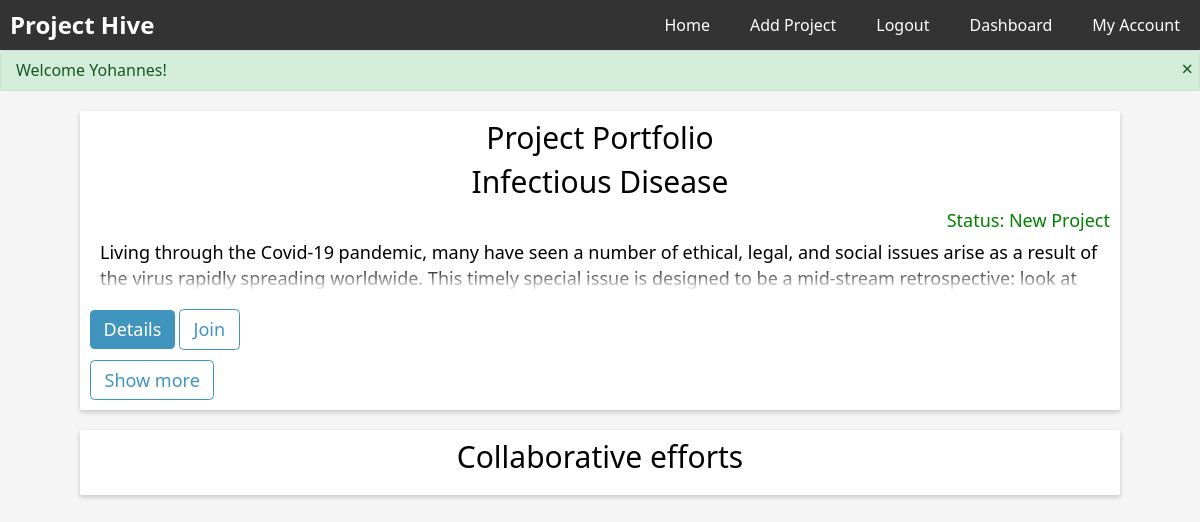
Page /dashboard (signed in) on the committed database.
### website/models.py (models this page shows)
class Project(db.Model):
    id = db.Column(db.Integer, primary_key=True)
    title = db.Column(db.String(500), nullable=False)
    start_date = db.Column(db.DateTime(timezone=True), default=func.now(), nullable=False)
    description = db.Column(db.String(5000), unique=True, nullable=False)
    status = db.Column(db.String(500), default="New Project")
    leaders = db.relationship('User', secondary='leader', backref='projects')

### website/views.py (the view)
@views.route('/dashboard')
@login_required
def dashboard():
    user = User.query.filter_by(email=current_user.email).first()
    leaders = Leader.query.filter_by(user_id=user.id).all() #grabbing all the leader's project
    entries = []
    for leader in leaders:
        projects = Project.query.filter_by(id=leader.project_id).all()
        if projects:
            for project in projects:
                entry = {}
                entry['title'] = project.title
                entry['description'] = project.description
                entry['status'] = project.status
                entry['id'] = project.id
                entries.append(entry)
    flash(f'Welcome {user.first_name}!')
    return render_template('dashboard.html', user=current_user, entries=entries)

### website/__init__.py (called while the page is built)
def create_app():
    app = Flask(__name__)
    app.config["TEMPLATES_AUTO_RELOAD"] = True
    app.config['SQLALCHEMY_DATABASE_URI'] = f'sqlite:///{DB_NAME}'
    app.config['SECRET_KEY'] = "dsaljf;ldsakjf;lkdsjf,cmlkjlkwqjfoijlsad;"
    app.config['LOGIN_MESSAGE'] = 'Please log in to continue.'
    db.init_app(app)
    from website.views import views
    from website.auth import auth
    app.register_blueprint(views, url_prefix="/")
    app.register_blueprint(auth, url_prefix="/")
    from website import models
    from website.models import User
    create_database(app)
    login_manager = LoginManager()
    login_manager.login_view = 'auth.login'
    login_manager.login_message = 'Please log in to continue.' # set the custom login message
    login_manager.init_app(app)
    @login_manager.user_loader
    def load_user(id):
        return User.query.get(int(id))
    return app

### website/templates/dashboard.html (shortened to what this page needs)
{% extends "base.html" %} {% block title %} dashboard {% endblock %} {% block main%}
<div class="card">
    <div class="title-grid">
        <div class="P-Title">Project Portfolio</div>
    </div>
    {% for entry in entries %}
        {% if loop.index <= 1 %}
            <div class="project-card">
                <div class="title-grid">
                    <div class="P-Title">{{ entry.title }}</div>
                    <div class="status">Status: {{entry.status}}</div>
                </div>
                <div class="Description">
                    {{ entry.description }}
                </div>
                <div class="card-footer">
                    <a href="{{ url_for('views_bp.details', id=entry.id) }}"><button class="homebtn">Details</button></a>
                    <button class="homebtn btn-outline">Join</button>
                </div>
            </div>
        {% endif %}
    {% endfor %}
    <div class="card-footer">
        <button class="homebtn btn-outline show-more-btn">Show more</button>
    </div>
</div>
<div class="card">
    <div class="title-grid">
        <div class="P-Title">Collaborative efforts</div>
    </div>
</div>
{% endblock %}
{% set active = 'dashboard' %}

### website/static/css/main.css (style rules this page uses)
*, *::after, *::before { box-sizing: border-box; }
html { font-size: 62.5%; }
body { background-color: #f5f5f5; }
input[type="text"], input[type="email"], input[type="password"], button { outline: none; width: 100%; }
a { text-decoration: none; }
.card { background-color: white; padding: 1rem; margin: 2rem 8rem; border: none; border-radius: 0.25rem; box-shadow: 0 2px 5px 0 rgba(0, 0, 0, 0.2); }
.P-Title { font-size: 3rem; margin-bottom: 1rem; text-align: center; }
.status { font-size: 1.8rem; margin-bottom: 0.5rem; text-align: end; color: green; }
.Description { font-size: 1.8rem; max-height: calc(2 * 1em * 1.4); line-height: 1.4; margin-left: 1rem; overflow: hidden; position: relative; margin-bottom: 1.8rem; }
.Description::before { content: ""; position: absolute; height: calc(1em * 1.4); width: 100%; bottom: 0; pointer-events: none; background: linear-gradient(to bottom, transparent, white); }
.card-footer { margin-top: 1rem; }
.homebtn { --color: hsl(200, 50%, 50%); background: var(--color); color: white; border: none; font-size: 1.8rem; padding: 0.5em 0.75em; border-radius: 0.25em; cursor: pointer; width: auto; }
.homebtn.btn-outline { background: none; border: 1px solid var(--color); color: var(--color); }

### rows in the picture
Project: title "Infectious Disease", status "New Project", description "Living through the Covid-19 pandemic, many have seen a number of ethical, legal, and social issues arise as a result of the virus rapidly spreading worldwide. This timely special issue is designed to be a mid-stream retrospective: look at…"

### other values in the picture
{{ message }} "Welcome Yohannes!"
